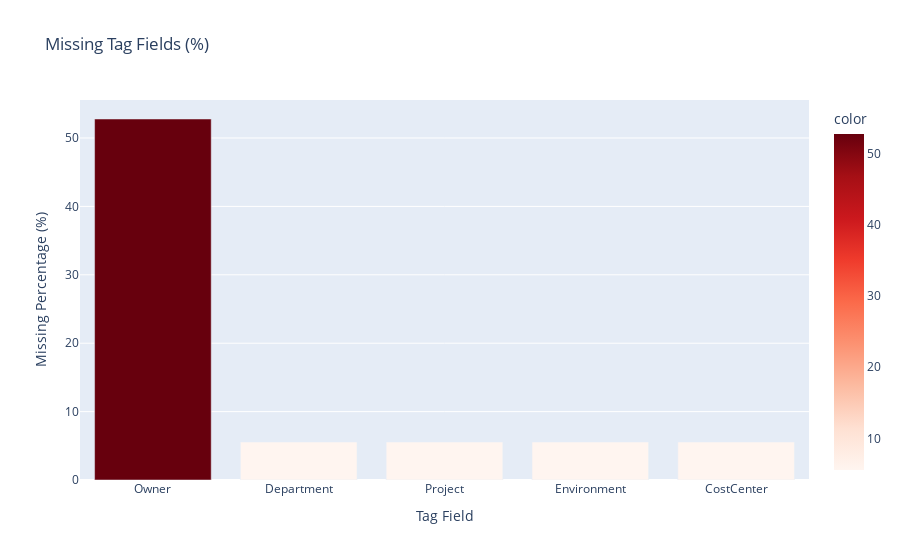

Write notebook code for a chart like this one.
### Markdown cell above
### Task 3.3: Identify most frequently missing tag fields

### Code cell
# Most frequently missing tag fields
missing_by_field = df[tag_fields].isnull().sum().sort_values(ascending=False)
missing_percentage_field = (missing_by_field / len(df) * 100).round(2)

missing_fields_df = pd.DataFrame({
    'Missing Count': missing_by_field,
    'Percentage (%)': missing_percentage_field
})

print("Most Frequently Missing Tag Fields:")
print(missing_fields_df)

# Visualize
fig = px.bar(
    x=missing_fields_df.index,
    y=missing_fields_df['Percentage (%)'],
    title='Missing Tag Fields (%)',
    labels={'x': 'Tag Field', 'y': 'Missing Percentage (%)'},
    color=missing_fields_df['Percentage (%)'],
    color_continuous_scale='Reds'
)
fig.show()

### Figure 1 — Plotly figure (JSON) as saved in the notebook; plotly's stock layout.template omitted (floating-point values rounded to 4 significant figures)
{"data": [{"hovertemplate": "Tag Field=%{x}<br>Missing Percentage (%)=%{y}<br>color=%{marker.color}<extra></extra>", "legendgroup": "", "marker": {"color": [52.78, 5.56, 5.56, 5.56, 5.56], "coloraxis": "coloraxis", "pattern": {"shape": ""}}, "name": "", "orientation": "v", "showlegend": false, "textposition": "auto", "type": "bar", "x": ["Owner", "Department", "Project", "Environment", "CostCenter"], "xaxis": "x", "y": [52.78, 5.56, 5.56, 5.56, 5.56], "yaxis": "y"}], "layout": {"barmode": "relative", "coloraxis": {"colorbar": {"title": {"text": "color"}}, "colorscale": [[0, "rgb(255,245,240)"], [0.125, "rgb(254,224,210)"], [0.25, "rgb(252,187,161)"], [0.375, "rgb(252,146,114)"], [0.5, "rgb(251,106,74)"], [0.625, "rgb(239,59,44)"], [0.75, "rgb(203,24,29)"], [0.875, "rgb(165,15,21)"], [1, "rgb(103,0,13)"]]}, "legend": {"tracegroupgap": 0}, "title": {"text": "Missing Tag Fields (%)"}, "xaxis": {"anchor": "y", "domain": [0, 1], "title": {"text": "Tag Field"}}, "yaxis": {"anchor": "x", "domain": [0, 1], "title": {"text": "Missing Percentage (%)"}}}}
